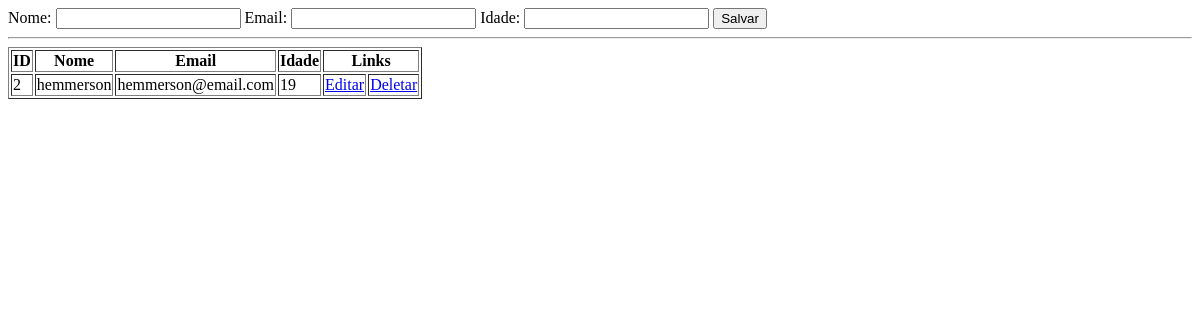
/core/, run on an earlier commit of the app's database.
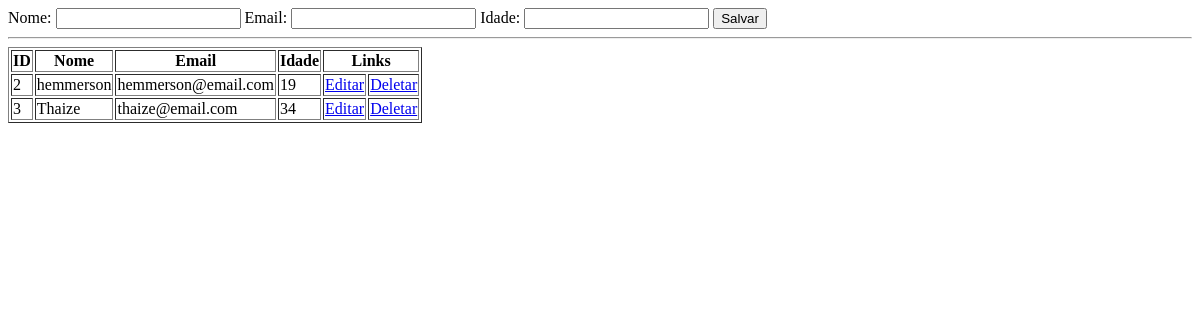
And on a later commit of the database.
### core/models.py (models this page shows, shortened)
class Pessoa(models.Model):
    nome = models.CharField(max_length=80, null=False)
    email = models.EmailField(max_length=80)
    idade = models.IntegerField()

### core/views.py (the view)
# urls.py: path('', views.home, name='home'),
def home(request):
    pessoas = Pessoa.objects.all()
    return render(request, "index.html", {'pessoas': pessoas, 'pessoa':''})

### core/templates/index.html (shortened to what this page needs)
<!DOCTYPE html>
<html lang="en">
<head>
</head>
<body>
    <form action="{% if pessoa %}{% url 'update' pessoa.id %}{% else %}{% url 'salvar' %}{% endif %}" method="post">
        <label for="nome">Nome:</label>
        <input type="text" name="nome" id="nome" value="{{ pessoa.nome }}">
        <label for="email">Email:</label>
        <input type="email" name="email" id="email" value="{{ pessoa.email }}">
        <label for="idade">Idade:</label>
        <input type="number" name="idade" id="idade" value="{{ pessoa.idade }}">
        <button type="submit">{% if pessoa %}Atualizar{% else %}Salvar{% endif %}</button>
    </form>
    <hr/>
    <table border=1>
        <thead>
            <th>ID</th>
            <th>Nome</th>
            <th>Email</th>
            <th>Idade</th>
            <th colspan="2">Links</th>
        </thead>
        <tbody>
            {% for pessoa in pessoas %}
                <tr>
                    <td>{{ pessoa.id }}</td>
                    <td>{{ pessoa.nome }}</td>
                    <td>{{ pessoa.email }}</td>
                    <td>{{ pessoa.idade }}</td>
                    <td><a href="{% url 'editar' pessoa.id %}">Editar</a></td>
                    <td><a href="{% url 'deletar' pessoa.id %}">Deletar</a></td>
                </tr>
            {% endfor %}
        </tbody>
    </table>
</body>
</html>

What changed in the data, as far as the page shows it:
added Pessoa: id "3", nome "Thaize", email "thaize@email.com", idade "34"
